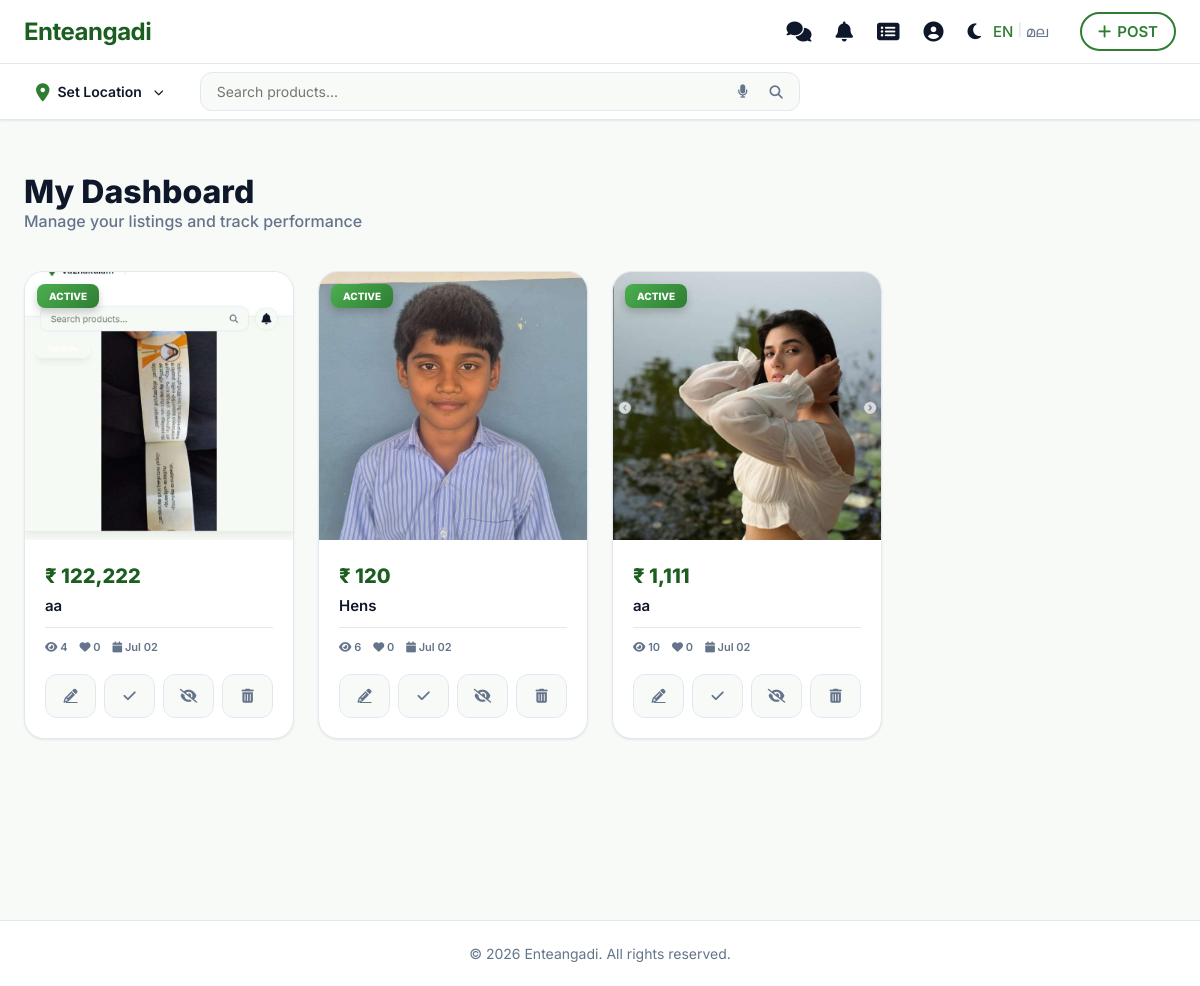
The app's page /user/my_ads.php (signed in), older data.
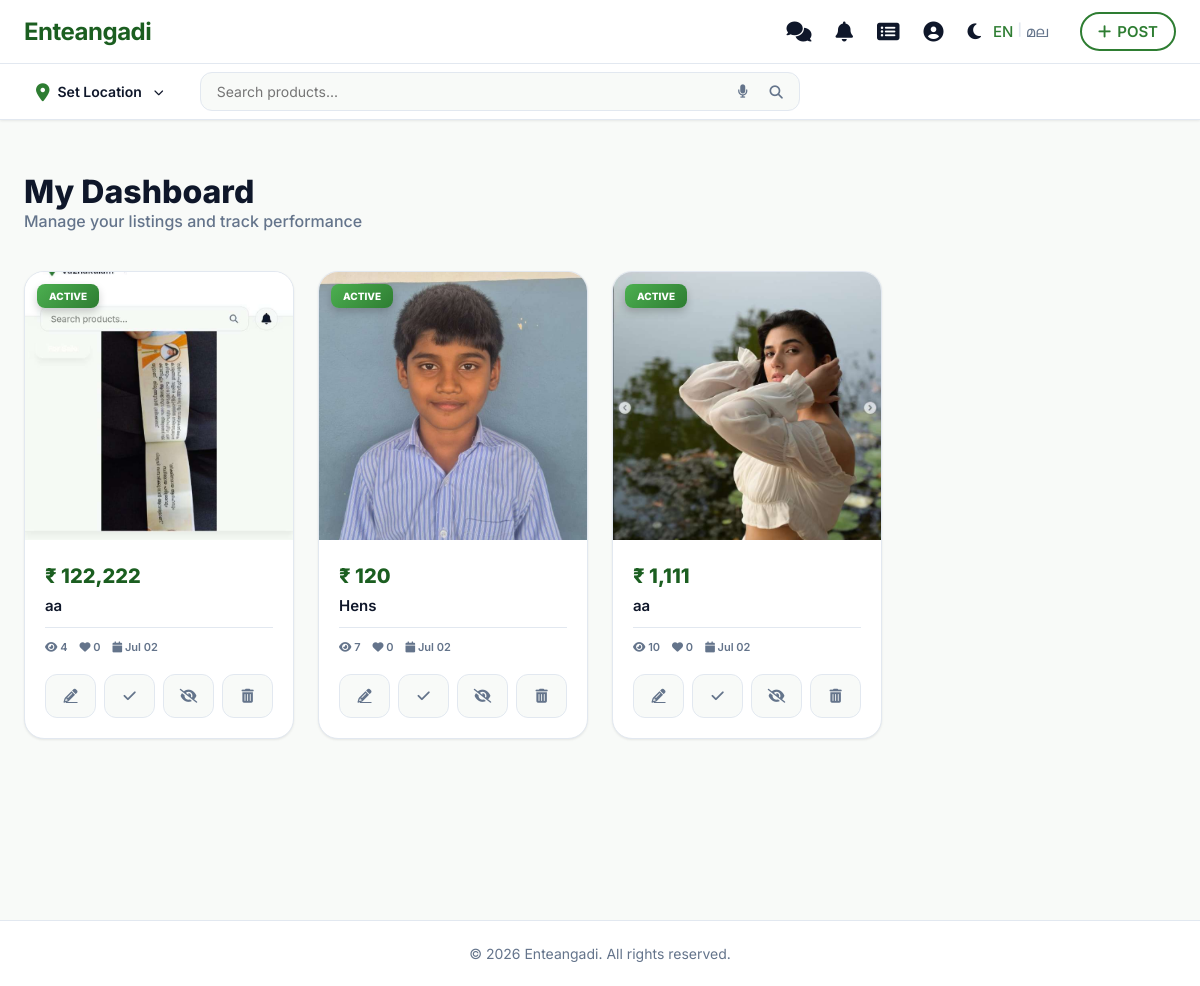
The same page, newer data.
### tables this page shows
CREATE TABLE `products` (
  `id` int(11) NOT NULL AUTO_INCREMENT,
  `unique_id` varchar(20) DEFAULT NULL,
  `user_id` int(11) NOT NULL,
  `category_id` int(11) NOT NULL,
  `title` varchar(255) NOT NULL,
  `description` text DEFAULT NULL,
  `price` decimal(10,2) NOT NULL,
  `type` enum('sell','buy','rent') DEFAULT 'sell',
  `expiry_date` date DEFAULT NULL,
  `whatsapp_number` varchar(20) DEFAULT NULL,
  `phone_number` varchar(20) DEFAULT NULL,
  `location_name` varchar(255) DEFAULT NULL,
  `latitude` decimal(10,8) DEFAULT NULL,
  `longitude` decimal(11,8) DEFAULT NULL,
  `status` enum('active','deleted','sold','expired','pending','inactive') DEFAULT 'active',
  `status_reason` text DEFAULT NULL,
  `is_verified` tinyint(1) DEFAULT 0,
  `is_notified` tinyint(1) DEFAULT 0,
  `views` int(11) DEFAULT 0,
  `created_at` timestamp NOT NULL DEFAULT current_timestamp(),
  `updated_at` timestamp NOT NULL DEFAULT current_timestamp() ON UPDATE current_timestamp(),
  PRIMARY KEY (`id`),
  UNIQUE KEY `unique_id` (`unique_id`),
  KEY `user_id` (`user_id`),
  KEY `category_id` (`category_id`),
  KEY `idx_products_status_created` (`status`,`created_at`),
  KEY `idx_products_status_type_created` (`status`,`type`,`created_at`),
  CONSTRAINT `products_ibfk_1` FOREIGN KEY (`user_id`) REFERENCES `users` (`id`) ON DELETE CASCADE,
  CONSTRAINT `products_ibfk_2` FOREIGN KEY (`category_id`) REFERENCES `categories` (`id`) ON DELETE CASCADE
);

### user/my_ads.php (the view, shortened to what this page needs)
<?php
require_once '../config.php';
$user_id = $_SESSION['user_id'];
$ad_stmt = $pdo->prepare("SELECT p.*, c.name as category_name,
    (SELECT image_path FROM product_images pi WHERE pi.product_id = p.id LIMIT 1) as main_image,
    (SELECT COUNT(*) FROM wishlist w WHERE w.product_id = p.id) as like_count
    FROM products p
    LEFT JOIN categories c ON p.category_id = c.id
    WHERE p.user_id = ? AND p.status != 'permanently_deleted'
    ORDER BY (p.status = 'active') DESC, p.created_at DESC");
$ad_stmt->execute([$user_id]);
$all_ads = $ad_stmt->fetchAll();
require_once '../includes/header.php';
?>
<div class="my-ads-wrapper">
    <div class="container">
        <div class="dashboard-header-premium">
            <div class="header-left">
                <h1>My Dashboard</h1>
                <p>Manage your listings and track performance</p>
            </div>
        </div>
        <?php if (empty($all_ads)): ?>
            <div class="empty-state-premium">
                <div class="empty-illustration">
                    <i class="fa fa-layer-group"></i>
                </div>
                <h3>Your Dashboard is Waiting</h3>
                <p>Start your journey by posting your first advertisement. It's quick, easy, and reaches thousands of
                    buyers.</p>
                <a href="post_ad.php" class="btn-premium-cta">
                    <i class="fa fa-plus-circle"></i> Create New Listing
                </a>
            </div>
        <?php else: ?>
            <div class="my-ads-grid">
                <?php foreach ($all_ads as $ad):
                    $is_active = ($ad['status'] === 'active');
                    ?>
                    <div class="my-ad-card <?= !$is_active ? 'ad-card-dimmed' : '' ?>" style="cursor: pointer;" onclick="if(!event.target.closest('.action-tools-grid') && !event.target.closest('.modal-overlay-premium') && !event.target.closest('#feedbackModal')) window.location.href='../product.php?id=<?= $ad['id'] ?>';">
                        <div class="ad-card-image-box">
                            <?php if ($ad['main_image']): ?>
                                <img src="../<?= htmlspecialchars($ad['main_image']) ?>" alt="<?= htmlspecialchars($ad['title']) ?>"
                                    class="ad-image">
                            <?php else: ?>
                                <div class="ad-image-placeholder"><i class="fa fa-image"></i></div>
                            <?php endif; ?>
                            <div class="ad-status-badge status-<?= $ad['status'] ?>">
                                <?= strtoupper($ad['status']) ?>
                            </div>
                        </div>
                        <div class="ad-card-details">
                            <div class="ad-price">₹ <?= number_format($ad['price'], 0) ?></div>
                            <h3 class="ad-title"><?= htmlspecialchars($ad['title']) ?></h3>
                            <div class="ad-stats-mini">
                                <span><i class="fa fa-eye"></i> <?= number_format($ad['views']) ?></span>
                                <span><i class="fa fa-heart"></i> <?= number_format($ad['like_count']) ?></span>
                                <span><i class="fa fa-calendar"></i> <?= date('M d', strtotime($ad['created_at'])) ?></span>
                            </div>
                            <div class="ad-card-actions-premium">
                                <div class="action-tools-grid">
                                    <?php if ($is_active): ?>
                                        <a href="edit_ad.php?id=<?= $ad['id'] ?>" class="tool-btn edit" title="Edit Listing">
                                            <i class="fa fa-pencil-alt"></i>
                                        </a>
                                        <button onclick="openFeedbackModal(<?= $ad['id'] ?>, 'mark_sold')" class="tool-btn sold"
                                            title="Mark as Sold">
                                            <i class="fa fa-check"></i>
                                        </button>
                                        <form method="POST" style="display:contents;">
                                            <button type="submit" class="tool-btn deactivate" title="Deactivate">
                                                <i class="fa fa-eye-slash"></i>
                                            </button>
                                        </form>
                                    <?php endif; ?>
                                    <button onclick="openFeedbackModal(<?= $ad['id'] ?>, 'delete')" class="tool-btn delete"
                                        title="Delete">
                                        <i class="fa fa-trash-alt"></i>
                                    </button>
                                </div>
                            </div>
                        </div>
                    </div>
                <?php endforeach; ?>
            </div>
        <?php endif; ?>
    </div>
</div>
<?php require_once '../includes/footer.php'; ?>

Row changes from the older to the newer data that the page shows:
changed products "Hens": views "6" → "7"
